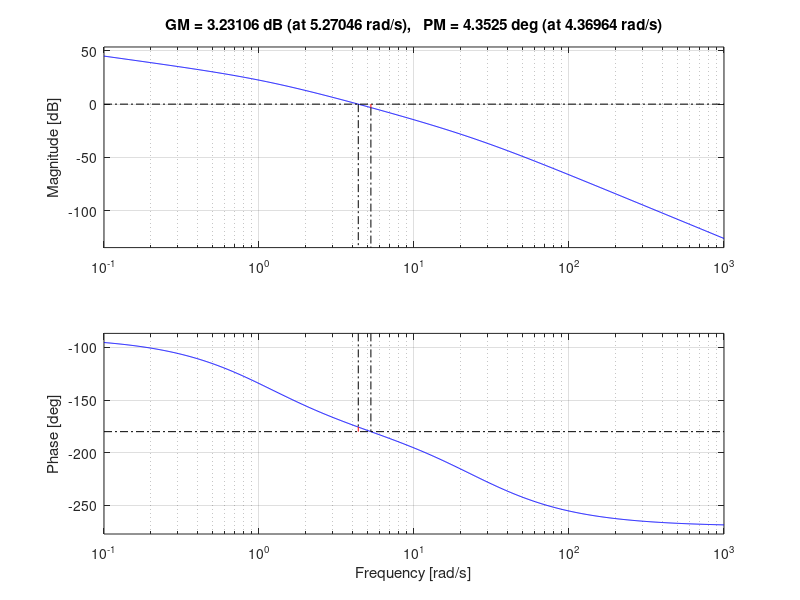
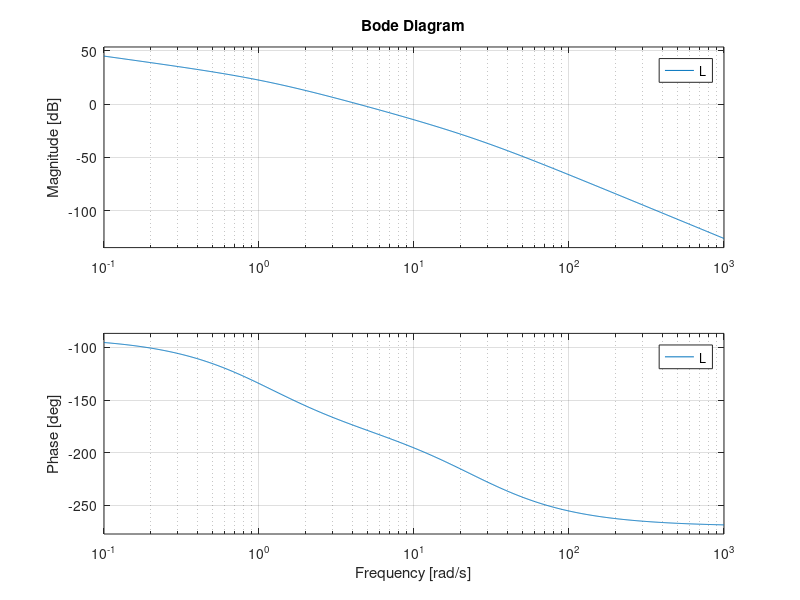
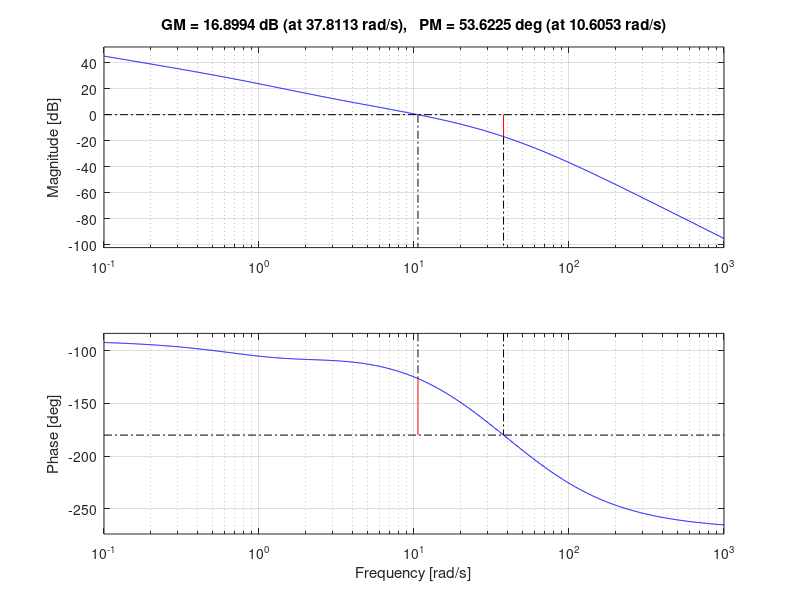
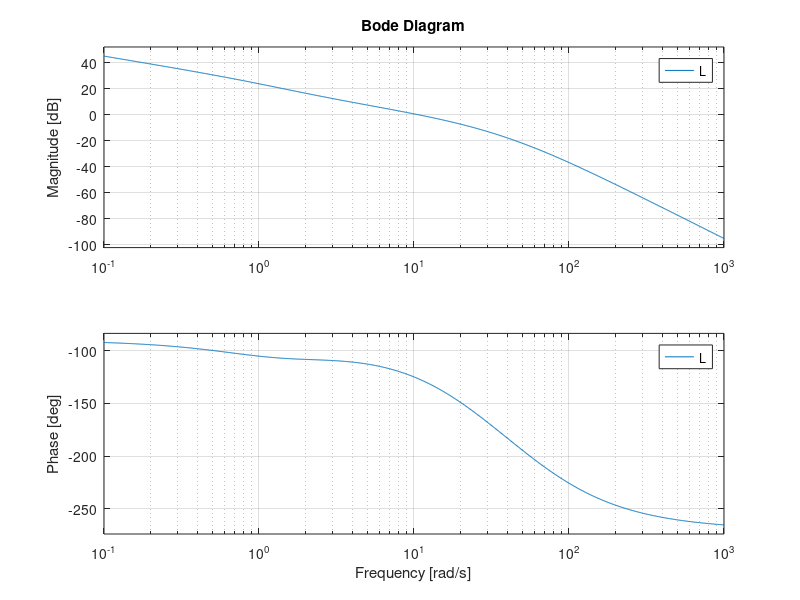

Write MATLAB code to recreate these figures, in order.
% Control System Final Exam

%% Final_1 (a)

G = tf(3.6, conv(conv([1 0], [0.9 1]), [0.04 1]));
K = 5; L = K*G;
figure(1)
margin(L)

wc = 0.161; % select wc based on phase = -130
M = 40.9; % attenuation dB
alpha = 10^(M/20);
z = wc/10;
p = z/alpha;

Gc = K*p/z*tf([1 z], [1 p]);
L = Gc*G
figure(2)
margin(L)

%% Final_1 (b)

G = tf(3.6, conv(conv([1 0], [0.9 1]), [0.04 1]));
K = 5; L = K*G;
figure(1)
margin(L)

% Compensation 1
phi_m1 = (65 - (4.35)) + 10;
phi_m1 = phi_m1*pi/180;
alpha1 = (1+sin(phi_m1))/(1-sin(phi_m1));
Ggc1 = -10*log10(alpha1)
figure(2)
bode(L); % decide wn based on Ggc
wn1 = 10.1;

p1 = wn1*alpha1^0.5;
z1 = p1/alpha1;

Gc1 = K*p1/z1*tf([1 z1], [1 p1]);
L = Gc1*G;
figure(3)
margin(L)

% Compensation 2
phi_m2 = (77 - 53) + 25;
phi_m2 = phi_m2*pi/180;
alpha2 = (1+sin(phi_m2))/(1-sin(phi_m2));
Ggc2 = -10*log10(alpha2)
figure(4)
bode(L); % decide wn based on Ggc
wn2 = 21.9;

p2 = wn2*alpha2^0.5;
z2 = p2/alpha2;

Gc2 = p2/z2*tf([1 z2], [1 p2]);
L = Gc1*Gc2*G;
figure(5)
margin(L)
